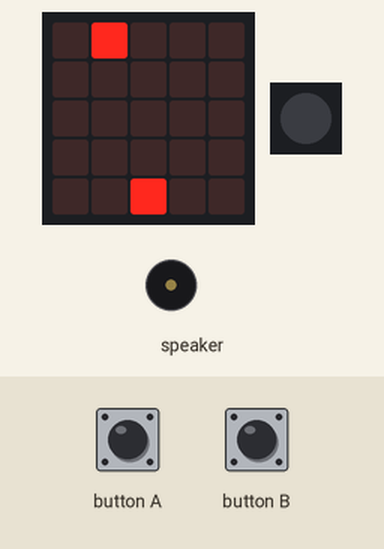
This program was run on a simulated Calliope mini (MakeCode). Shown: the board's 5×5 LED display, 1 RGB LEDs in strip order, left to right, buzzer (waves = sounding). The test bench sets the inputs (shaded band). Random numbers come from a fixed seed.

Above: at 4.6 s.
4.7 s: button A pressed for 0.15 s
At 5.9 s:
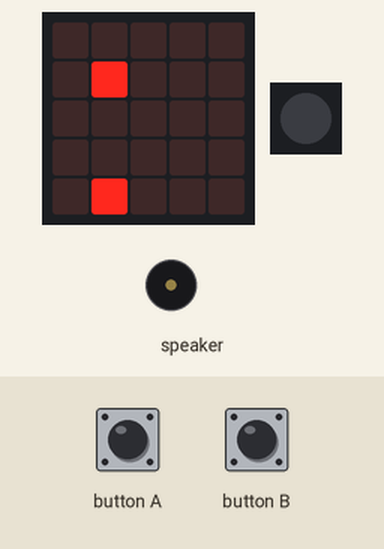
7.8 s: button B pressed for 0.15 s
At 8.9 s:
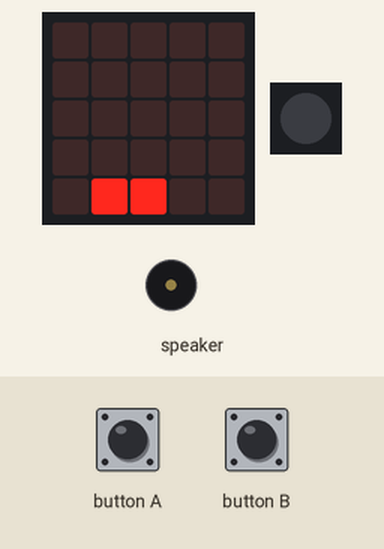
10.9 s: button A pressed for 0.15 s
At 11.4 s:
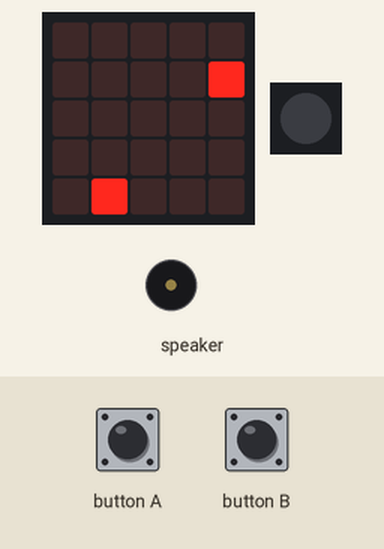
14.0 s: button A pressed for 0.15 s
At 15.5 s:
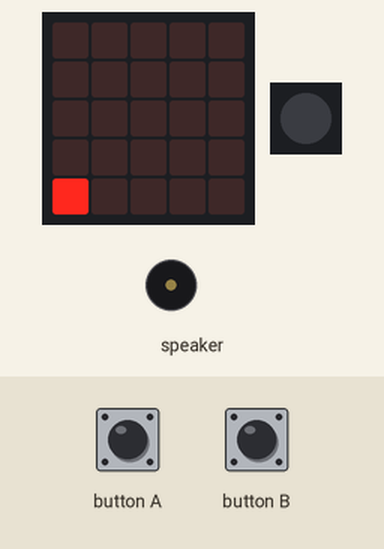
17.1 s: button B pressed for 0.15 s
At 18.0 s:
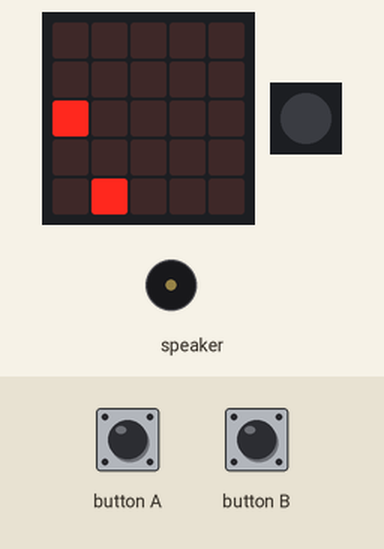
20.2 s: button B pressed for 0.15 s
At 21.3 s:
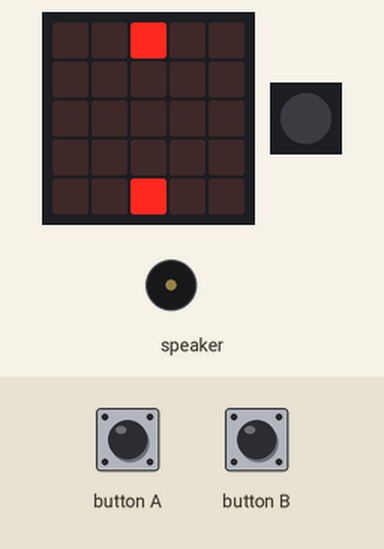
Timing chart, 0 to 25.5 s (numbered marks = the images above; inputs shaded):
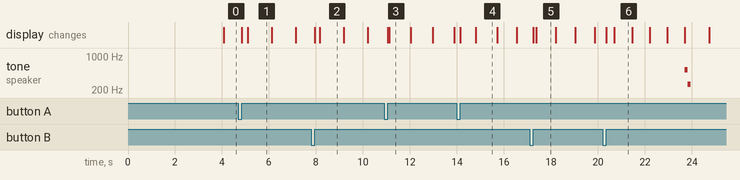

Measured:
- after the input at 20.2 s, tone on speaker: silent → 523 Hz after 3.5 s, → 262 Hz 0.13 s later, → silent 0.12 s later
- what the display in image 1 shows lasts 1.0 s, from 5.1 s to 6.1 s
- what the display in image 3 shows lasts 0.9 s, from 11.1 s to 12.0 s
- what the display in image 5 shows lasts 0.8 s, from 17.4 s to 18.2 s
- what the display in image 6 shows lasts 0.8 s, from 20.7 s to 21.5 s

The program:

main.ts
```typescript
input.onButtonEvent(Button.A, input.buttonEventClick(), function () {
    if (Spielzustand == 1) {
        Spieler += -1
        if (Spieler == -2) {
            Spieler = 0
        }
        Kollision()
        zeichne()
    }
})
function zeichne () {
    basic.clearScreen()
    led.plot(Spieler, 4)
    led.plot(Stein, Steinhöhe)
}
function Kollision () {
    if (Spieler == Stein && Steinhöhe == 4) {
        music.playMelody("C5 C - - - - - - ", 480)
        Steinhöhe = 5
        Leben += -1
        if (Leben == 2) {
            basic.setLedColor(basic.rgb(0, 64, 0))
        }
        if (Leben == 1) {
            basic.setLedColor(basic.rgb(32, 32, 0))
        }
        if (Leben == 0) {
            basic.setLedColor(basic.rgb(64, 0, 0))
        }
        if (Leben == -1) {
            Spielzustand = 0
        }
    }
}
input.onButtonEvent(Button.B, input.buttonEventClick(), function () {
    if (Spielzustand == 1) {
        Spieler += 1
        if (Spieler == 5) {
            Spieler = 4
        }
        Kollision()
        zeichne()
    }
})
let Spieler = 0
let Steinhöhe = 0
let Stein = 0
let Leben = 0
let Spielzustand = 0
Spielzustand = 1
Leben = 3
Stein = randint(0, 4)
Steinhöhe = -5
let Schwierigkeit = 1000
Spieler = 2
basic.forever(function () {
    if (Spielzustand == 0) {
        while (true) {
            basic.showString("Game Over :(")
        }
    }
    if (Spielzustand == 1) {
        Steinhöhe += 1
        zeichne()
        Kollision()
        basic.pause(Schwierigkeit)
        if (Steinhöhe >= 5) {
            Stein = randint(0, 4)
            Steinhöhe = -1
            Schwierigkeit = Schwierigkeit * 0.9
            if (Schwierigkeit < 100) {
                Spielzustand = 2
            }
        }
    }
    if (Spielzustand == 2) {
        basic.showString("Level completed!")
    }
})
```

test.ts
```typescript
// Hier kann man Tests durchführen; diese Datei wird nicht kompiliert, wenn dieses Paket als Erweiterung verwendet wird.
```
